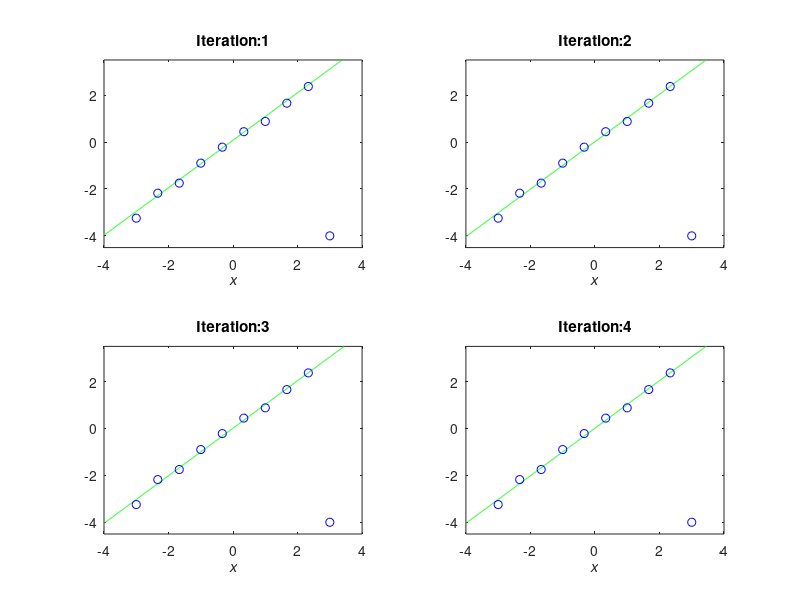
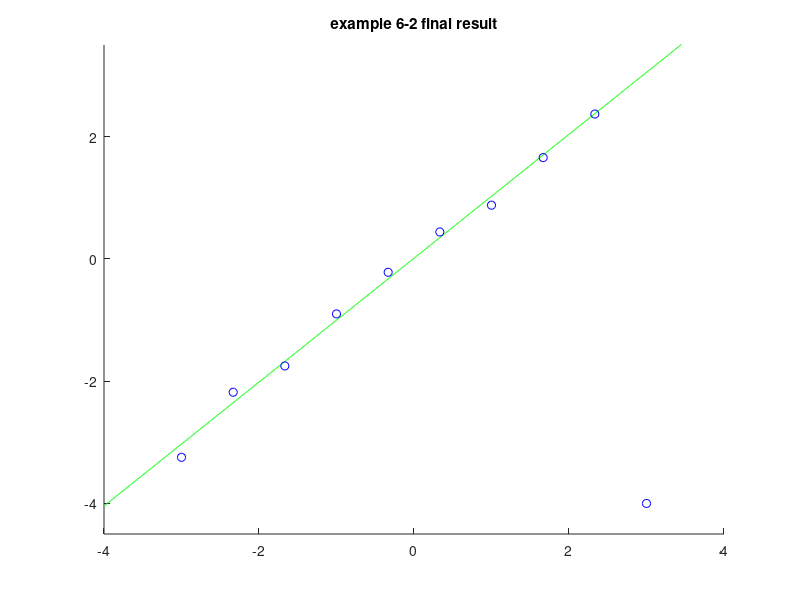
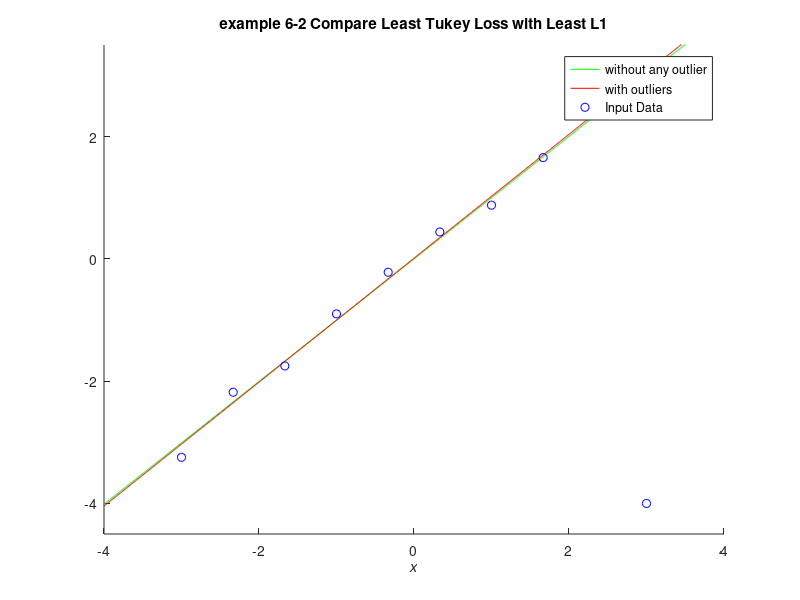

Recreate these plots in MATLAB, in order.
%% Example 6.2 Least Tukey Loss Regression & Least L1 Regression
%
% * *Result in book* : Figure 6.8(e = 1), Figure 6.3(e = 0.01)
% * *Code in book* : Figure 6.9
% * *Output* : |eg6_2_A.png, eg6_2_B.png, eg6_2_C.png|
% * *Usage* : |eg6_2(), eg6_2(10, 1000)|
%
%% Source Code
function eg6_2(n, N)
    % init
    rng(0);
    % recommended, use it in future instead of
    % rand('state', 0); randn('state', 0);
    if nargin < 2
        n = 10; N = 1000;
    end

    % constant
    x = linspace(-3, 3, n)';
    X = linspace(-4, 4, N)';
    y = x + 0.2 * randn(n, 1);
    y(n) = -4;

    % plot preparation
    figure('Name', 'example 6-2 A'); clf; hold on;

    p(:, 1) = ones(n, 1);
    p(:, 2) = x;
    P(:, 1) = ones(N, 1);
    P(:, 2) = X;
    t0 = p \ y;

    e = 1;

    id = 1;
    for o = 1 : 1000
        r = abs(p * t0 - y);
        % Least Tukey Loss
        w = zeros(n, 1);
        w(r <= e) = (1 - r(r <= e) .^ 2 / e ^ 2) .^ 2;
        t = (p' * (repmat(w, 1, 2) .* p)) \ (p' * (w .* y));
        if norm(t - t0) < 0.001, break, end
        if (o <= 3)
            plotFigure(2, 2, id, num2str(o), X, P * t, x, y);
            id = id + 1;
        end
        t0 = t;
    end

    % plot final iteration result
    plotFigure(2, 2, id, num2str(o), X, P * t, x, y);
    saveas(gcf, 'eg6_2_A', 'png');

	% plot result
	figure('Name', 'example 6-2 B'); clf; hold on;
    axis([-4 4 -4.5 3.5]);
    plot(X, P * t, 'g-', x, y, 'bo');
    title('example 6-2 final result');

    % save figure
    saveas(gcf, 'eg6_2_B', 'png');

	% with outlier
    e = 1;
    y(n) = x(n) + 0.2 * randn;
    for o = 1 : 1000
        r = abs(p * t0 - y);
        w = zeros(n, 1);
        w(r <= e) = (1 - r(r <= e) .^ 2 / e ^ 2) .^ 2;
        t1 = (p' * (repmat(w, 1, 2) .* p)) \ (p' * (w .* y));
        if norm(t1 - t0) < 0.001, break, end
        t0 = t1;
    end
    y(n) = -4;
    for o = 1 : 1000
        r = abs(p * t0 - y);
        w = zeros(n, 1);
        w(r <= e) = (1 - r(r <= e) .^ 2 / e ^ 2) .^ 2;
        t2 = (p' * (repmat(w, 1, 2) .* p)) \ (p' * (w .* y));
        if norm(t2 - t0) < 0.001, break, end
        t0 = t2;
    end
    F1 = P * t1;
    F2 = P * t2;
    err = max(F1-F2)
    figure('Name', 'example 6-2 C'); clf; hold on;
    axis([-4 4 -4.5 3.5]); xlabel('\itx');
    plot(X, P * t1, 'g-', X, P * t2, 'r-', x, y, 'bo');
    legend('without any outlier', 'with outliers', 'Input Data');
    title('example 6-2 Compare Least Tukey Loss with Least L1');

    % save figure
    saveas(gcf, 'eg6_2_C', 'png');

    % sub-function, plot sub-figure
    function [] = plotFigure( M, N, id, titlesuffix, x1, y1, x2, y2 )
        subplot(M, N, id);
        plot(x1, y1, 'g-', x2, y2, 'bo');
        axis([-4 4 -4.5 3.5]); xlabel('\itx');
        title(strcat('Iteration: ', titlesuffix));
    end
end
